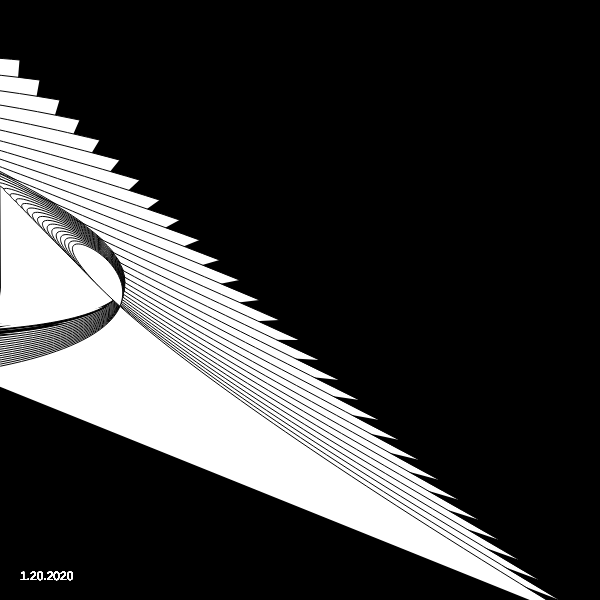
Frame 1 (no input)
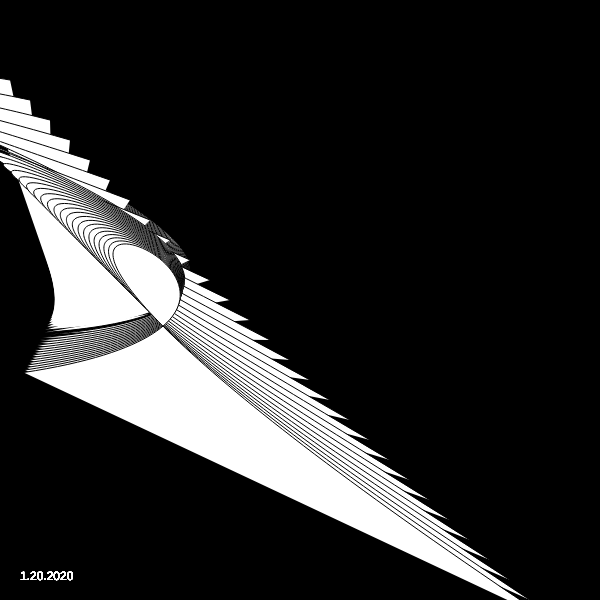
Frame 60 (no input)
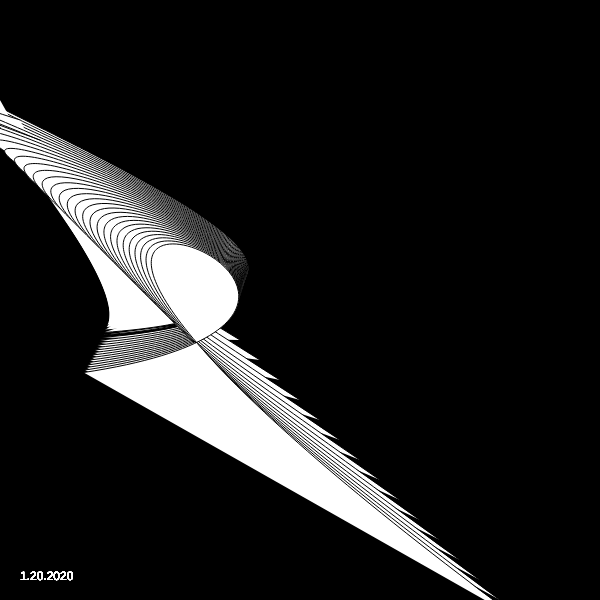
Frame 120 (the mouse pressed at the canvas centre since frame 60)

The p5.js sketch that drew these frames (run headless with seeded random() and noise() and a simulated clock; from frame 60 on, the mouse is pressed at the canvas centre):

// p5.js sketch
// ── sketch.js

//forked from https://editor.p5js.org/wvnl/sketches 

function setup() {
  createCanvas(600, 600);
}
var timer = 0;

function draw() {
  timer +=1;
  background(0);
  for (let i = 0; i < 600; i += 20) {
    bezier(
      i - timer / 2.0,
      40 + i,
      timer - 410,
      20,
      timer + 440,
      300,
      timer - i / 16.0,
      300 + i / 8.0
    );
  if(timer == 1000){
    timer = 0;
  }
  fill(255);
  text("1.20.2020", 20, height - 20); 
}
}
